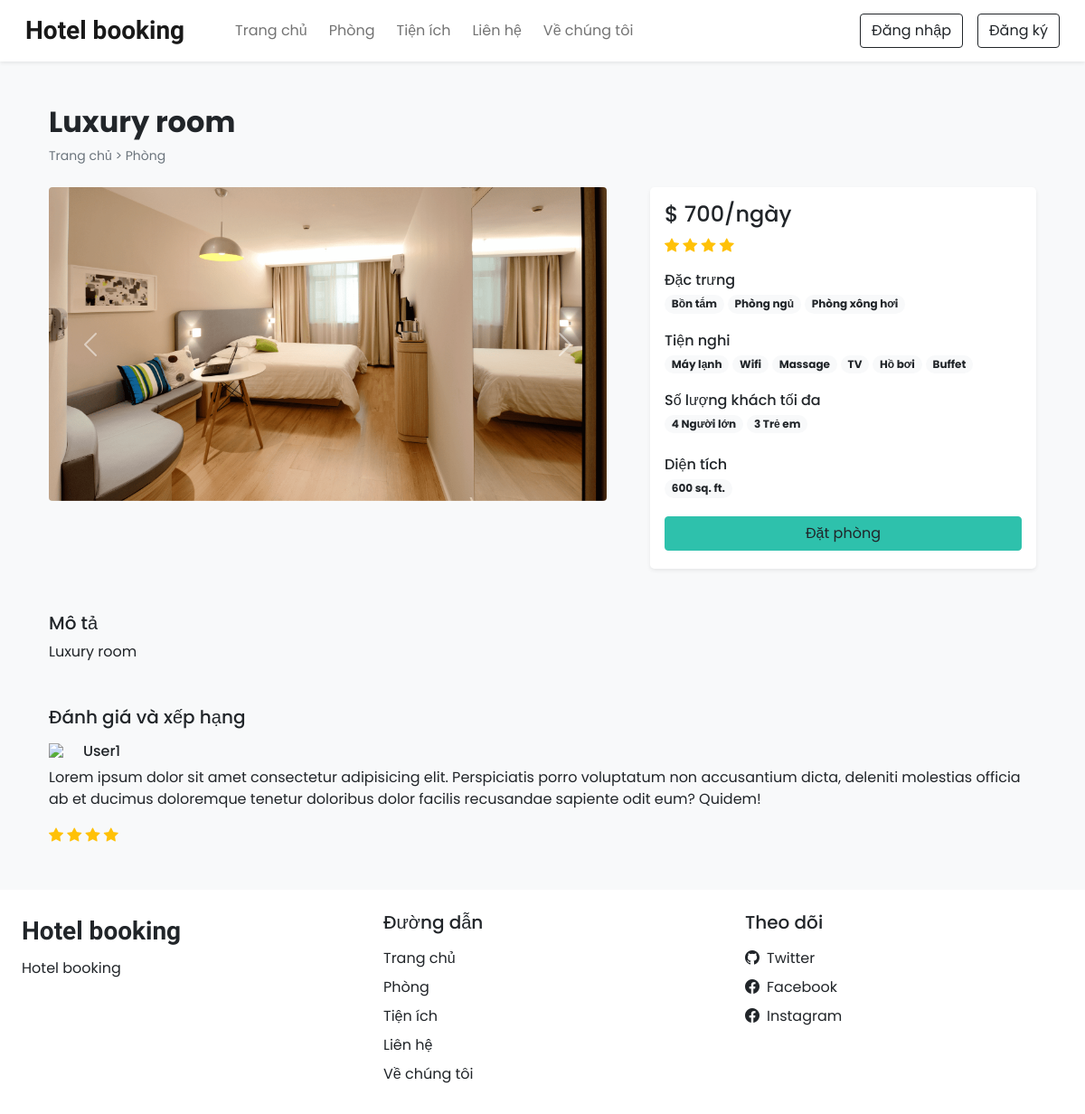
Screenshot of /room_details.php?id=12 with the database file from the repository.
### tables this page shows
CREATE TABLE `settings` (
  `sr_no` int(11) NOT NULL,
  `site_title` varchar(50) NOT NULL,
  `site_about` varchar(250) NOT NULL,
  `shutdown` tinyint(1) NOT NULL
);

CREATE TABLE `rooms` (
  `id` int(11) NOT NULL,
  `name` varchar(100) NOT NULL,
  `area` int(11) NOT NULL,
  `price` int(11) NOT NULL,
  `quantity` int(11) NOT NULL,
  `adult` int(11) NOT NULL,
  `children` int(11) NOT NULL,
  `description` varchar(350) NOT NULL,
  `status` tinyint(4) NOT NULL DEFAULT 1,
  `removed` int(11) NOT NULL DEFAULT 0
);

CREATE TABLE `room_images` (
  `sr_no` int(11) NOT NULL,
  `room_id` int(11) NOT NULL,
  `image` varchar(150) NOT NULL,
  `thumb` tinyint(4) NOT NULL DEFAULT 0
);

CREATE TABLE `features` (
  `id` int(11) NOT NULL,
  `name` varchar(50) NOT NULL
);

CREATE TABLE `facilities` (
  `id` int(11) NOT NULL,
  `icon` varchar(100) NOT NULL,
  `name` varchar(100) NOT NULL,
  `description` varchar(250) NOT NULL
);

### admin/inc/db_config.php (called while the page is built, shortened)
<?php
    function select($sql,$values,$datatypes){
        $con= $GLOBALS['con'];
        if($stmt=mysqli_prepare($con,$sql)){
            mysqli_stmt_bind_param($stmt,$datatypes,...$values);
            if(mysqli_stmt_execute($stmt)){
                $res=mysqli_stmt_get_result($stmt);
                return $res;
            }
            else{
                mysqli_stmt_close($stmt);
                die("Query cannot be executed - Select");
            }
        }
        else{
            die("Query cannot be prepared - Select");
        }
    }
?>

### room_details.php (the view, shortened to what this page needs)
<!DOCTYPE html>
<html lang="en">
<head>
    <?php require('inc/links.php'); ?>
</head>
<body class="bg-light">
    <?php require('inc/header.php'); ?>
    <?php
        $data = filteration($_GET);
        $room_res = select("SELECT * FROM `rooms` WHERE `id`=? AND `status`=? AND `removed`=?",[$data['id'],1,0],'iii');
        $room_data = mysqli_fetch_assoc($room_res);
    ?>
    <div class="container">
        <div class="row">
            <div class="col-12 my-5 mb-4 px-4">
                <h2 class="fw-bold"><?php echo $room_data['name'] ?></h2>
                <div style="font-size: 14px;">
                    <a href="index.php" class="text-secondary text-decoration-none">Trang chủ</a>
                    <span class="text-secondary"> > </span>
                    <a href="rooms.php" class="text-secondary text-decoration-none">Phòng</a>
                </div>
            </div>
            <div class="col-lg-7 col-md-12 px-4">
                <div id="roomCarousel" class="carousel slide" data-bs-ride="carousel">
                    <div class="carousel-inner">
                        <?php
                            $room_img = ROOMS_IMG_PATH."thumbnail.jpg";
                            $img_q = mysqli_query($con,"SELECT * FROM `room_images`
                            WHERE `room_id`='$room_data[id]'");
                            if(mysqli_num_rows($img_q)>0){
                                $active_class ='active';
                                while($img_res = mysqli_fetch_assoc($img_q)) {
                                echo"
                                <div class='carousel-item $active_class'>
                                <img src='".ROOMS_IMG_PATH.$img_res['image']."' class='d-block w-100 rounded'>
                                </div>";
                                $active_class='';
                            }
                            }else{
                                echo" <div class='carousel-item active'>
                                <img src='$room_img' class='d-block w-100'>
                            </div>";
                            }
                        ?>
                    </div>
                    <button class="carousel-control-prev" type="button" data-bs-target="#roomCarousel"
                        data-bs-slide="prev">
                        <span class="carousel-control-prev-icon" aria-hidden="true"></span>
                    </button>
                    <button class="carousel-control-next" type="button" data-bs-target="#roomCarousel"
                        data-bs-slide="next">
                        <span class="carousel-control-next-icon" aria-hidden="true"></span>
                    </button>
                </div>
            </div>
            <div class="col-lg-5 col-md-12 px-4">
                <div class="card mb-4 border-0 shadow-sm rounded-3">
                    <div class="card-body">
                        <?php
                            echo <<<price
                                <h4>$ $room_data[price]/ngày</h4>
                            price;
                            echo <<<rating
                                <div class="mb-3">
                                    <i class="bi bi-star-fill text-warning"></i>
                                    <i class="bi bi-star-fill text-warning"></i>
                                    <i class="bi bi-star-fill text-warning"></i>
                                    <i class="bi bi-star-fill text-warning"></i>
                                </div>
                            rating;
                            $fea_q = mysqli_query($con,"SELECT f.name FROM `features` f
                            INNER JOIN `room_features` rfea ON f.id=rfea.features_id
                            WHERE rfea.room_id = '$room_data[id]'");
                            $features_data = "";
                            while($fea_row = mysqli_fetch_assoc($fea_q)){
                                $features_data .="<span class='badge rounded-pill bg-light text-dark text-wrap me-1 mb-1'>
                                    $fea_row[name]
                                </span>";
                            }
                            echo <<<features
                                <div class="mb-3">
                                    <h6 class="mb-1">Đặc trưng</h6>
                                    $features_data
                                </div>
                            features;
                            $fac_q = mysqli_query($con,"SELECT f.name FROM `facilities` f
                            INNER JOIN `room_facilities` rfac ON f.id=rfac.facilities_id
                            WHERE rfac.room_id='$room_data[id]'");
                            $facilities_data = "";
                            while($fac_row = mysqli_fetch_assoc($fac_q)){
                                $facilities_data .="<span class='badge rounded-pill bg-light text-dark text-wrap me-1 mb-1'>
                                    $fac_row[name]
                                </span>";
                            }
                            echo <<<facilities
                                <div class="mb-3">
                                    <h6 class="mb-1">Tiện nghi</h6>
                                    $facilities_data
                                </div>
                            facilities;
                            echo<<<guests
                                <div class="guests">
                                    <h6 class="mb-1">Số lượng khách tối đa</h6>
                                    <span class="badge rounded-pill bg-light text-dark text-wrap">
                                        $room_data[adult] Người lớn
                                    </span>
                                    <span class="badge rounded-pill bg-light text-dark text-wrap">
                                        $room_data[children] Trẻ em
                                    </span>
                                </div>
                            guests;
                            echo<<<area
                                <div class="mb-3">
                                    <h6 class="mb-1 mt-4">Diện tích</h6>
                                    <span class='badge rounded-pill bg-light text-dark text-wrap me-1 mb-1'>
                                        $room_data[area] sq. ft.
                                    </span>
                                </div>
                            area;
                            echo<<<book
                                <a href="#" class="btn w-100 text-while custom-bg shadow-none mb-1">Đặt phòng</a>
                            book;
                        ?>
                    </div>
                </div>
            </div>
            <div class="col-12 mt-4 px-4">
                <div class="mb-5">
                    <h5>Mô tả</h5>
                    <p>
                        <?php echo $room_data['description'] ?>
                    </p>
                </div>
                <div>
                    <h5 class="mb-3">Đánh giá và xếp hạng</h5>
                    <div>
                        <div class="d-flex align-items-center mb-2">
                            <img src="images/features/star.svg" width="30px">
                            <h6 class="m-0 ms-2">User1</h6>
                        </div>
                        <p> Lorem ipsum dolor sit amet consectetur adipisicing elit. Perspiciatis porro voluptatum non
                            accusantium dicta, deleniti molestias officia ab et ducimus doloremque tenetur doloribus
                            dolor facilis recusandae sapiente odit eum? Quidem!
                        </p>
                        <div class="rating">
                            <i class="bi bi-star-fill text-warning"></i>
                            <i class="bi bi-star-fill text-warning"></i>
                            <i class="bi bi-star-fill text-warning"></i>
                            <i class="bi bi-star-fill text-warning"></i>
                        </div>
                    </div>
                </div>
            </div>
        </div>
    </div>
    <?php require('inc/footer.php'); ?>
</body>
</html>

### inc/header.php (shortened to what this page needs)
<nav id="nav-bar" class="navbar navbar-expand-lg navbar-light bg-white px-lg-3 py-lg-2 shadow-sm sticky-top">
    <div class="container-fluid">
        <a class="navbar-brand me-5 fw-bold fs-3 h-font" href="index.php"><?php echo $settings_r['site_title'] ?></a>
        <div class="collapse navbar-collapse" id="navbarSupportedContent">
            <ul class="navbar-nav me-auto mb-2 mb-lg-0">
                <li class="nav-item">
                    <a class="nav-link me-2" href="index.php">Trang chủ</a>
                </li>
                <li class="nav-item">
                    <a class="nav-link me-2" href="rooms.php">Phòng</a>
                </li>
                <li class="nav-item">
                    <a class="nav-link me-2" href="facilities.php">Tiện ích</a>
                </li>
                <li class="nav-item">
                    <a class="nav-link me-2" href="contact.php">Liên hệ</a>
                </li>
                <li class="nav-item">
                    <a class="nav-link" href="about.php">Về chúng tôi</a>
                </li>
            </ul>
            <div class="d-flex">
                <button type="button" class="btn btn-outline-dark shadow-none me-lg-3 me-2" data-bs-toggle="modal"
                    data-bs-target="#loginModal">
                    Đăng nhập
                </button>
                <button type="button" class="btn btn-outline-dark shadow-none" data-bs-toggle="modal"
                    data-bs-target="#registerModal">
                    Đăng ký
                </button>
            </div>
        </div>
    </div>
</nav>

### inc/footer.php (shortened to what this page needs)
<div class="container-fluid bg-white mt-5">
    <div class="row">
        <div class="col-lg-4 p-4">
            <h3 class="navbar-brand me-5 fw-bold fs-3 h-font" href="index.php"><?php echo $settings_r['site_title'] ?>
            </h3>
            <p><?php echo $settings_r['site_about'] ?></p>
        </div>
        <div class="col-lg-4 p-4">
            <h5 class="mb-3">Đường dẫn</h5>
            <a href="index.php" class="d-inline-block mb-2 text-dark text-decoration-none">Trang chủ</a><br />
            <a href="rooms.php" class="d-inline-block mb-2 text-dark text-decoration-none">Phòng</a><br />
            <a href="facilities.php" class="d-inline-block mb-2 text-dark text-decoration-none">Tiện ích</a><br />
            <a href="contact.php" class="d-inline-block mb-2 text-dark text-decoration-none">Liên hệ</a><br />
            <a href="about.php" class="d-inline-block mb-2 text-dark text-decoration-none">Về chúng tôi</a>
        </div>
        <div class="col-lg-4 p-4">
            <h5 class="mb-3">Theo dõi</h5>
            <a href="<?php echo $contact_r['tw'] ?>" target="_blank"
                class="d-inline-block text-dark text-decoration-none mb-2"><i
                    class="bi bi-github me-2"></i>Twitter</a><br />
            <a href="<?php echo $contact_r['fb'] ?>" target="_blank"
                class="d-inline-block text-dark text-decoration-none mb-2"><i
                    class="bi bi-facebook me-2"></i>Facebook</a><br />
            <a href="<?php echo $contact_r['insta'] ?>" target="_blank"
                class="d-inline-block text-dark text-decoration-none mb-2"><i
                    class="bi bi-facebook me-2"></i>Instagram</a>
        </div>
    </div>
</div>

### css/common.css (style rules this page uses)
:root { --teal: #2ec1ac; --teal_hover: #279e8c; }
* { font-family: 'Poppins', sans-serif; }
.h-font { font-family: 'Merienda', cursive; }
.custom-bg { background-color: var(--teal); border: 1px solid var(--teal); }

### rows the page displays
settings: site_title "Hotel booking", site_about "Hotel booking"
rooms: name "Luxury room", price "700", adult "4", children "3", area "600", description "Luxury room"
room_images: image (picture)
features: name "Bồn tắm"
features: name "Phòng ngủ"
features: name "Phòng xông hơi"
facilities: name "Máy lạnh"
facilities: name "Wifi"
facilities: name "Massage"
facilities: name "TV"
facilities: name "Hồ bơi"
facilities: name "Buffet"
